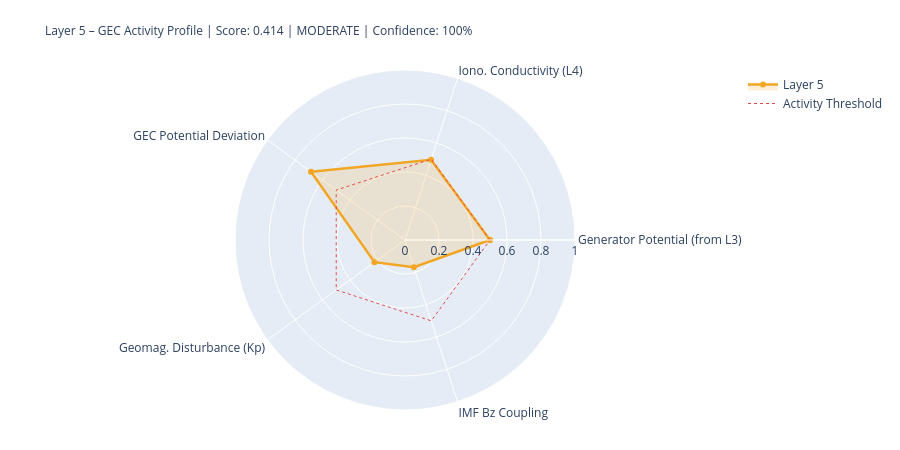

Notebook source saved alongside this figure:
### Markdown cell above
---
## 5. State Assessment & Handoff to Layer 6

### Code cell
# ============================================================
# LAYER-5-SCORE
# ============================================================

# Components
# 1) Generator activity (Layer-3-driven)
gen_score = norm(generator_strength, 0.3, 2.0)
gen_src   = 'from_layer3' if l3_thunder_score is not None else 'estimated'

# 2) Ionospheric conductivity (Layer-4-driven)
iono_score = norm(iono_cond_factor, 0.7, 1.4)
iono_src   = 'from_layer4' if l4_ioniz is not None else 'estimated'

# 3) GEC potential deviation from reference
pot_score = norm(abs(delta_V_pct), 0, 30)  # 0 = at reference, 1 = 30% deviation
pot_src   = 'derived'

# 4) Geomagnetic disturbance (Kp) – modulates vertical currents
kp_score = norm(kp_val, 0, 9)
kp_src   = 'primary' if kp_now is not None else 'from_layer4'

# 5) IMF Bz coupling (southward = stronger M-I coupling → GEC influence)
bz_score = norm(-(bz_now or 0), -5, 30) if bz_now is not None else None
bz_src   = 'primary' if bz_now is not None else 'missing'

COMPONENTS = {
    'Generator Potential (from L3)':  {'score': gen_score,   'source': 'derived_from_layer3', 'dynamic': True},
    'Iono. Conductivity (L4)':      {'score': iono_score,  'source': iono_src, 'dynamic': True},
    'GEC Potential Deviation':      {'score': pot_score,   'source': pot_src,  'dynamic': True},
    'Geomag. Disturbance (Kp)':         {'score': kp_score,    'source': kp_src,   'dynamic': True},
    'IMF Bz Coupling':               {'score': bz_score,    'source': bz_src,   'dynamic': True},
}

available   = {k: v['score'] for k, v in COMPONENTS.items() if v['score'] is not None}
unavailable = [k for k, v in COMPONENTS.items() if v['score'] is None]
layer5_score = round(sum(available.values()) / len(available), 4) if available else None
confidence   = round(len(available) / len(COMPONENTS), 2)
level = ('unknown' if layer5_score is None
         else 'quiet'   if layer5_score < 0.3
         else 'moderate' if layer5_score < 0.6
         else 'active')
dominant_l5 = max(available, key=available.get) if available else 'none'

# Kp consistency: separate 1-min raw value from score value
kp_1m_raw   = kp_now          # directly from API (can be 0.0 during live measurement)
kp_for_score = kp_val          # from Layer-0 context or estimated value if needed
kp_score_src = kp_src

W = 68
print('=' * W)
print('LAYER 5 – GLOBAL ELECTRIC CIRCUIT – STATE ASSESSMENT')
print('=' * W)
for name, comp in COMPONENTS.items():
    s = comp['score']
    if s is not None:
        bar = '█' * int(s*20) + '░' * (20-int(s*20))
        print(f'  {name:<34} {bar}  {s:.3f}  [{comp["source"]}]')
    else:
        print(f'  {name:<34} {"─"*20}  n/a   [missing]')
print('-' * W)
print(f'  Score:         {layer5_score:.3f}  ({len(available)}/{len(COMPONENTS)} components)')
print(f'  Confidence:    {confidence:.0%}')
print(f'  Level:         {level.upper()}')
print(f'  Dominant:      {dominant_l5}')
print(f'  V_iono:        {V_iono_mod:.1f} kV  (Δ {delta_V_pct:+.1f}% vs. Ref)')
print(f'  I_total:       {I_total_mod:.1f} A   (Δ {delta_I_pct:+.1f}% vs. Ref)')
print('=' * W)

# Radar
cats   = list(available.keys())
vals_r = list(available.values())
if len(cats) >= 3:
    fig = go.Figure()
    fig.add_trace(go.Scatterpolar(
        r=vals_r + [vals_r[0]], theta=cats + [cats[0]],
        fill='toself', fillcolor='rgba(242,166,35,0.18)',
        line=dict(color='#F2A623', width=2.5), name='Layer 5'
    ))
    fig.add_trace(go.Scatterpolar(
        r=[0.5]*(len(cats)+1), theta=cats+[cats[0]],
        line=dict(color='#E24B4A', dash='dot', width=1),
        mode='lines', name='Activity Threshold'
    ))
    fig.update_layout(
        title=dict(
            text=f'Layer 5 – GEC Activity Profile | Score: {layer5_score:.3f} | {level.upper()} | Confidence: {confidence:.0%}',
            font=dict(size=12)
        ),
        polar=dict(radialaxis=dict(visible=True, range=[0,1])),
        height=450, showlegend=True,
        margin=dict(l=80, r=80, t=70, b=40)
    )
    fig.show()

### Figure 1 — Plotly figure (JSON) as saved in the notebook; plotly's stock layout.template omitted (floating-point values rounded to 4 significant figures)
{"data": [{"fill": "toself", "fillcolor": "rgba(242,166,35,0.18)", "line": {"color": "#F2A623", "width": 2.5}, "name": "Layer 5", "r": [0.5, 0.4963, 0.6833, 0.2222, 0.1686, 0.5], "theta": ["Generator Potential (from L3)", "Iono. Conductivity (L4)", "GEC Potential Deviation", "Geomag. Disturbance (Kp)", "IMF Bz Coupling", "Generator Potential (from L3)"], "type": "scatterpolar"}, {"line": {"color": "#E24B4A", "dash": "dot", "width": 1}, "mode": "lines", "name": "Activity Threshold", "r": [0.5, 0.5, 0.5, 0.5, 0.5, 0.5], "theta": ["Generator Potential (from L3)", "Iono. Conductivity (L4)", "GEC Potential Deviation", "Geomag. Disturbance (Kp)", "IMF Bz Coupling", "Generator Potential (from L3)"], "type": "scatterpolar"}], "layout": {"height": 450, "margin": {"b": 40, "l": 80, "r": 80, "t": 70}, "polar": {"radialaxis": {"range": [0, 1], "visible": true}}, "showlegend": true, "title": {"font": {"size": 12}, "text": "Layer 5 – GEC Activity Profile | Score: 0.414 | MODERATE | Confidence: 100%"}}}
